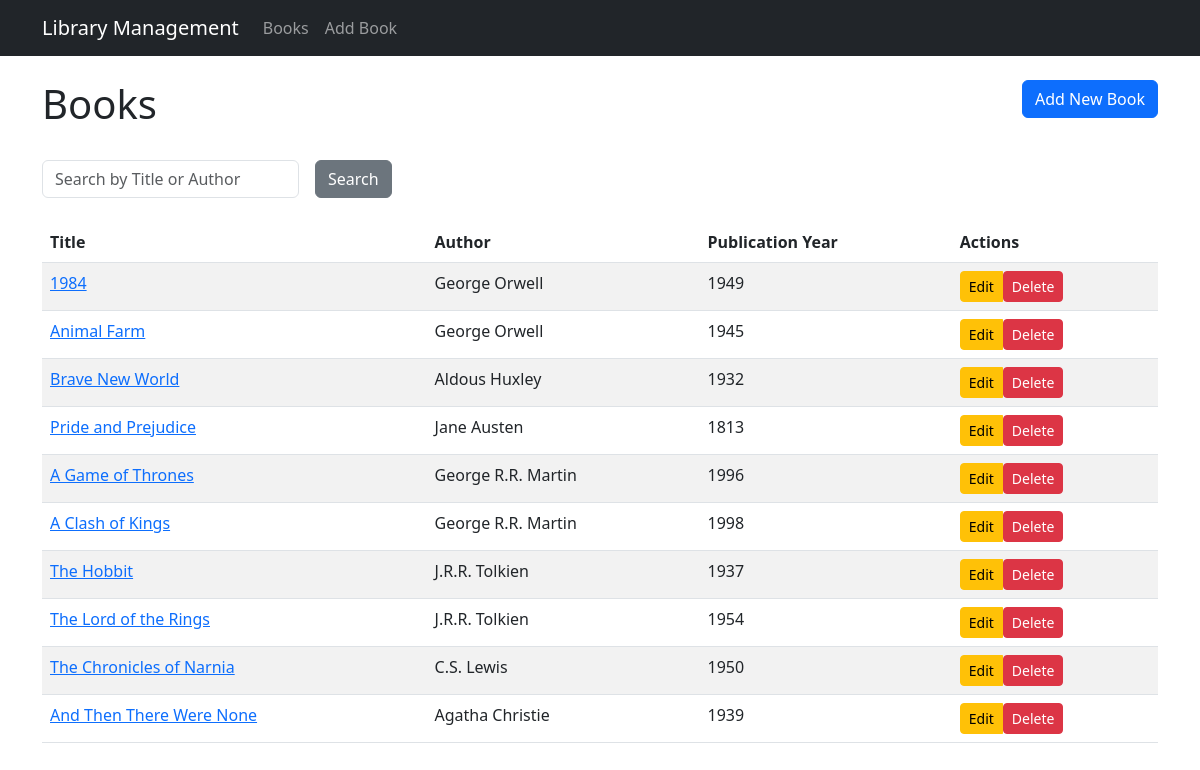
The page / on the database its author committed.
### app/models/book.py (models this page shows, shortened)
class Book(db.Model):
    id = db.Column(db.Integer, primary_key=True)
    title = db.Column(db.String(100), nullable=False)
    publication_year = db.Column(db.Integer, nullable=False)
    author_id = db.Column(db.Integer, db.ForeignKey('author.id'), nullable=False)
    created_at = db.Column(db.DateTime, default=datetime.utcnow)
    updated_at = db.Column(db.DateTime, default=datetime.utcnow, onupdate=datetime.utcnow)

### app/models/author.py (models this page shows, shortened)
class Author(db.Model):
    id = db.Column(db.Integer, primary_key=True)
    name = db.Column(db.String(100), nullable=False, unique=True)
    books = db.relationship('Book', backref='author', lazy=True)

### app/controllers/book_controller.py (the view)
@book_bp.route('/')
def index():
    query = request.args.get('query')
    if query:
        books = Book.query.join(Author).filter(
            (Book.title.ilike(f'%{query}%')) |
            (Author.name.ilike(f'%{query}%'))
        ).all()
    else:
        books = Book.query.all()
    return render_template('book_list.html', books=books, query=query)

### run.py (called while the page is built)
@app.context_processor
def inject_now():
    return {'now': datetime.now()}

### app/templates/book_list.html (shortened to what this page needs)
{% extends "base.html" %}
{% block content %}
<div class="row mb-4">
    <div class="col">
        <h1>Books</h1>
    </div>
    <div class="col text-end">
        <a href="{{ url_for('book.new_book') }}" class="btn btn-primary">Add New Book</a>
    </div>
</div>
<div class="row mb-4">
    <div class="col">
        <form method="get" action="{{ url_for('book.index') }}" class="row g-3 align-items-center">
            <div class="col-auto">
                <input type="text" class="form-control" id="searchInput" name="query" placeholder="Search by Title or Author" value="{{ query or '' }}">
            </div>
            <div class="col-auto">
                <button type="submit" class="btn btn-secondary">Search</button>
            </div>
        </form>
    </div>
</div>
<div class="table-responsive">
    <table class="table table-striped table-hover">
        <thead>
            <tr>
                <th>Title</th>
                <th>Author</th>
                <th>Publication Year</th>
                <th>Actions</th>
            </tr>
        </thead>
        <tbody>
            {% for book in books %}
            <tr>
                <td><a href="{{ url_for('book.book_detail', id=book.id) }}">{{ book.title }}</a></td>
                <td>{{ book.author.name if book.author else 'N/A' }}</td>
                <td>{{ book.publication_year }}</td>
                <td>
                    <div class="btn-group" role="group">
                        <a href="{{ url_for('book.edit_book', id=book.id) }}" class="btn btn-sm btn-warning">Edit</a>
                        <form action="{{ url_for('book.delete_book', id=book.id) }}" method="POST" class="d-inline">
                            <button type="submit" class="btn btn-sm btn-danger" onclick="return confirm('Are you sure you want to delete this book?')">Delete</button>
                        </form>
                    </div>
                </td>
            </tr>
            {% else %}
            <tr>
                <td colspan="4" class="text-center">No books found.</td>
            </tr>
            {% endfor %}
        </tbody>
    </table>
</div>
{% endblock %}

### app/templates/base.html (shortened to what this page needs)
<!DOCTYPE html>
<html lang="en">
<head>
    <link href="https://cdn.jsdelivr.net/npm/bootstrap@5.3.0/dist/css/bootstrap.min.css" rel="stylesheet">
    <link rel="stylesheet" href="{{ url_for('static', filename='css/style.css') }}">
</head>
<body>
    <nav class="navbar navbar-expand-lg navbar-dark bg-dark">
        <div class="container">
            <a class="navbar-brand" href="{{ url_for('book.index') }}">Library Management</a>
            <div class="collapse navbar-collapse" id="navbarNav">
                <ul class="navbar-nav">
                    <li class="nav-item">
                        <a class="nav-link" href="{{ url_for('book.index') }}">Books</a>
                    </li>
                    <li class="nav-item">
                        <a class="nav-link" href="{{ url_for('book.new_book') }}">Add Book</a>
                    </li>
                </ul>
            </div>
        </div>
    </nav>
    <div class="container mt-4">
        {% block content %}{% endblock %}
    </div>
</body>
</html>

### app/static/css/style.css (style rules this page uses)
body { padding-top: 0; }
.navbar { margin-bottom: 20px; }

### rows shown on the page
Book: title "1984", author "George Orwell", publication_year "1949"
Book: title "Animal Farm", author "George Orwell", publication_year "1945"
Book: title "Brave New World", author "Aldous Huxley", publication_year "1932"
Book: title "Pride and Prejudice", author "Jane Austen", publication_year "1813"
Book: title "A Game of Thrones", author "George R.R. Martin", publication_year "1996"
Book: title "A Clash of Kings", author "George R.R. Martin", publication_year "1998"
Book: title "The Hobbit", author "J.R.R. Tolkien", publication_year "1937"
Book: title "The Lord of the Rings", author "J.R.R. Tolkien", publication_year "1954"
Book: title "The Chronicles of Narnia", author "C.S. Lewis", publication_year "1950"
Book: title "And Then There Were None", author "Agatha Christie", publication_year "1939"
